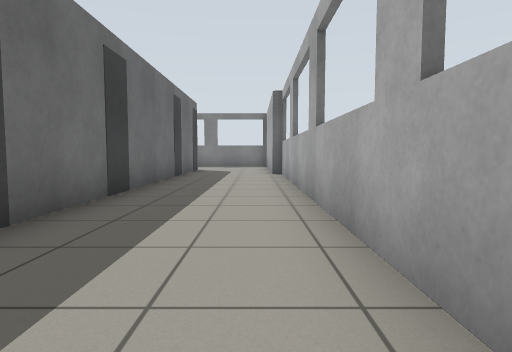
[1] (above)

16 first-person views from a walk through a world built for the Gazebo simulator. The camera is 0.72 m above the floor, tilts 4° down and sees 75° across. The lines on the ground mark 1 m squares. The floor is counted in squares, 1 m on a side. Each view is taken from the middle of a square. On the plan, view 1 faces up. The plan holds only what a view shows up to about 10 squares ahead; the rest is blank.

[2]
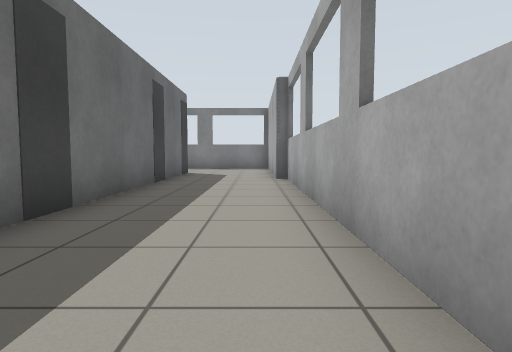

[3]
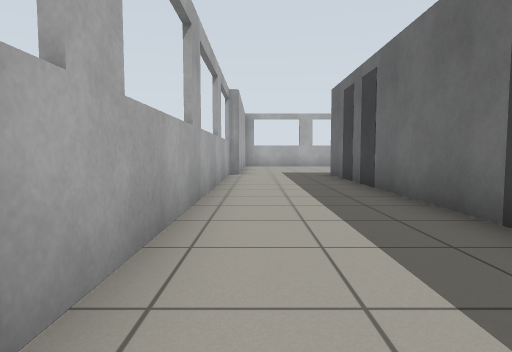

[4]
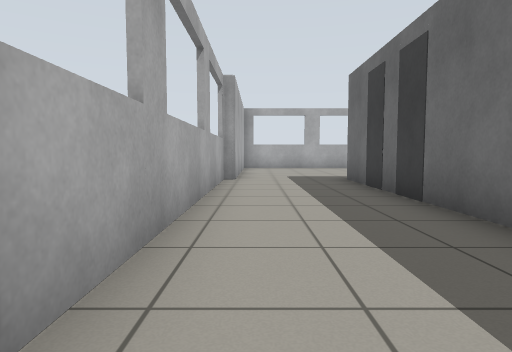

[5]
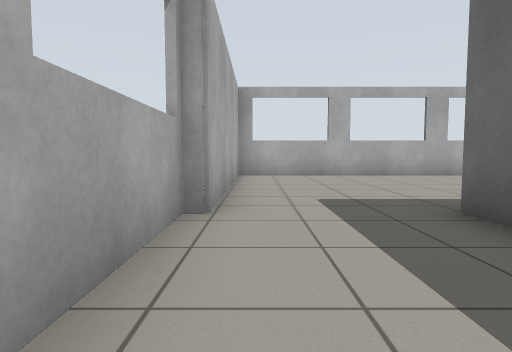

[6]
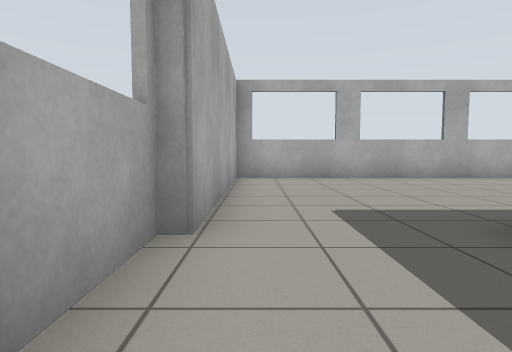

[7]
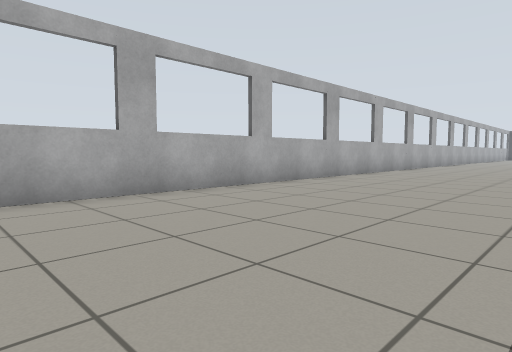

[8]
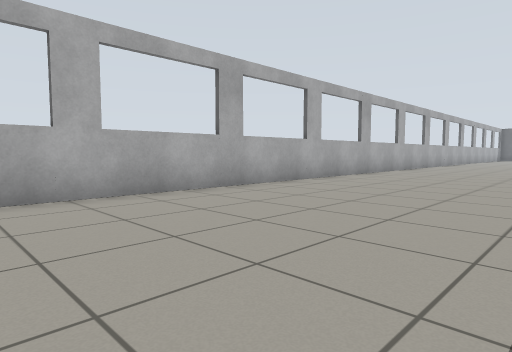

[9]
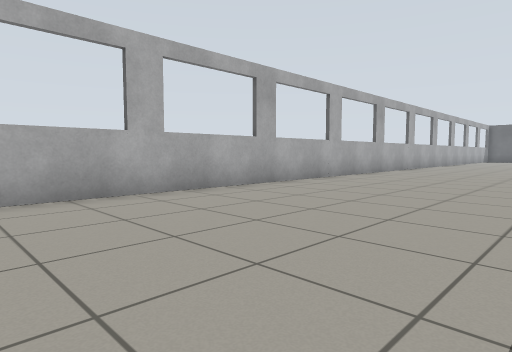

[10]
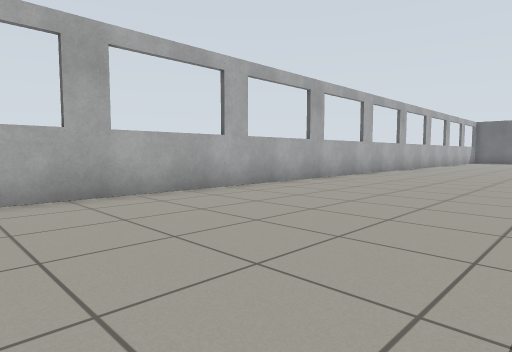

[11]
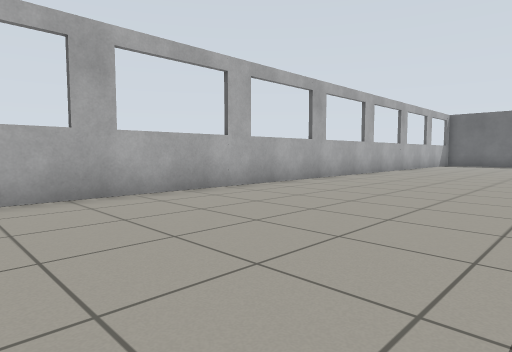

[12]
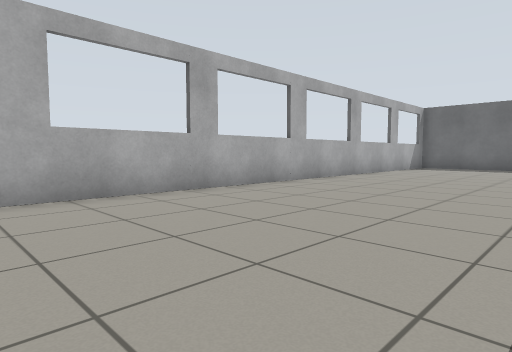

[13]
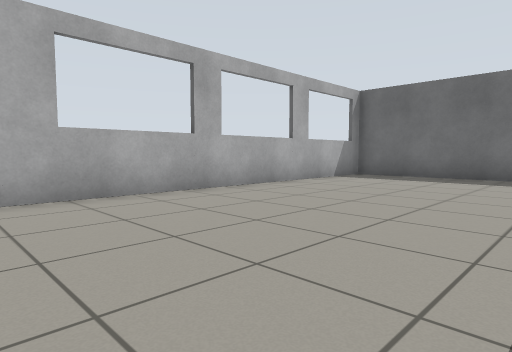

[14]
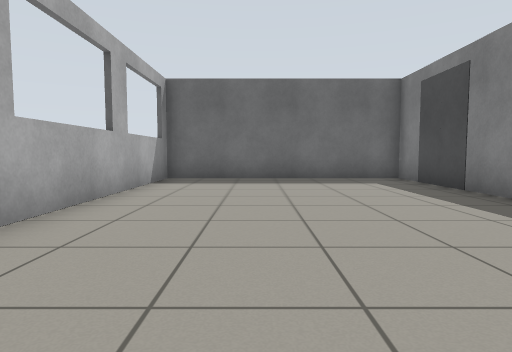

[15]
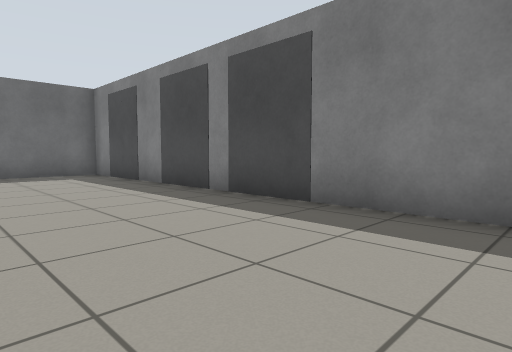

[16]
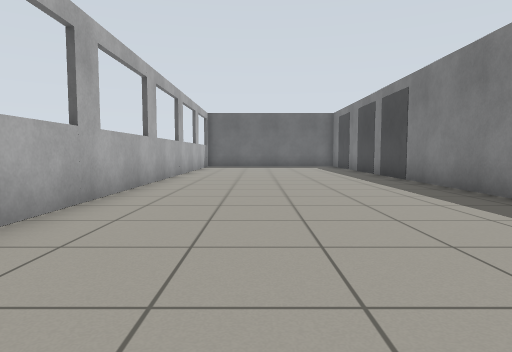

### Floor plan
Ten units are one square. View 1 is at (0, 0); x grows to the right and y downward. Boxes are objects, and circles mark ways between rooms. Rooms are numbered by the first view taken in them; rooms with no view inside come last. Other rooms are left out.
<svg viewBox="-430 -108 450 248">
<path fill="none" stroke="#000" d="M-24 -6 -24 15M9 6 9 -4M-24 -46 -24 -34M9 -4 9 -46M-301 70 -335 70M-24 15 -24 25M-423 75 -423 135M6 135 6 74M-415 135 -4 135M9 65 9 16M-24 -55 -24 -46M-24 -76 -24 -64M9 -56 9 -76M-24 -95 -24 -76M9 -86 9 -103"/>
<rect x="-25" y="-15" width="10" height="10" fill="#bbb"><title>grey box</title></rect>
<rect x="-25" y="-35" width="10" height="10" fill="#bbb"><title>grey box</title></rect>
<rect x="5" y="-25" width="10" height="10" fill="#bbb"><title>window</title></rect>
<rect x="-425" y="65" width="10" height="10" fill="#bbb"><title>grey box</title></rect>
<rect x="-415" y="65" width="10" height="10" fill="#bbb"><title>grey box</title></rect>
<rect x="-405" y="65" width="10" height="10" fill="#bbb"><title>grey box</title></rect>
<rect x="-395" y="65" width="10" height="10" fill="#bbb"><title>grey box</title></rect>
<rect x="-385" y="65" width="10" height="10" fill="#bbb"><title>grey box</title></rect>
<rect x="-375" y="65" width="10" height="10" fill="#bbb"><title>grey box</title></rect>
<rect x="-365" y="65" width="10" height="10" fill="#bbb"><title>grey box</title></rect>
<rect x="-355" y="65" width="10" height="10" fill="#bbb"><title>grey box</title></rect>
<rect x="-345" y="65" width="10" height="10" fill="#bbb"><title>grey box</title></rect>
<rect x="-25" y="55" width="10" height="20" fill="#bbb"><title>grey box</title></rect>
<rect x="-25" y="45" width="10" height="10" fill="#bbb"><title>grey box</title></rect>
<rect x="-25" y="35" width="10" height="10" fill="#bbb"><title>grey box</title></rect>
<rect x="-25" y="25" width="10" height="10" fill="#bbb"><title>grey box</title></rect>
<rect x="5" y="35" width="10" height="10" fill="#bbb"><title>window</title></rect>
<circle cx="-5" cy="0" r="3" fill="#2a7"/>
<circle cx="-5" cy="20" r="3" fill="#2a7"/>
<circle cx="-5" cy="-40" r="3" fill="#2a7"/>
<circle cx="-5" cy="-70" r="3" fill="#2a7"/>
<text x="-10" y="0">1</text>
<text x="-100" y="-40">2</text>
<text x="-210" y="80">3</text>
<text x="-10" y="-60">4</text>
<text x="-10" y="-90">5</text>
</svg>
Room 1 opens to room 2. Room 1 opens to room 3. Room 2 opens to room 4. Room 4 opens to room 5.

Where each view was taken, in squares from view 1:
view 1: 0 up, 0 right, facing up
view 2: 2 up, 0 right, facing up
view 3: 4 up, 0 right, facing down
view 4: 2 up, 0 right, facing down
view 5: 3 down, 0 right, facing down
view 6: 4 down, 0 right, facing down
view 7: 8 down, 3 left, facing down-left
view 8: 8 down, 7 left, facing down-left
view 9: 8 down, 12 left, facing down-left
view 10: 8 down, 16 left, facing down-left
view 11: 8 down, 22 left, facing down-left
view 12: 8 down, 26 left, facing down-left
view 13: 8 down, 32 left, facing down-left
view 14: 11 down, 33 left, facing left
view 15: 11 down, 31 left, facing up-left
view 16: 11 down, 25 left, facing left
